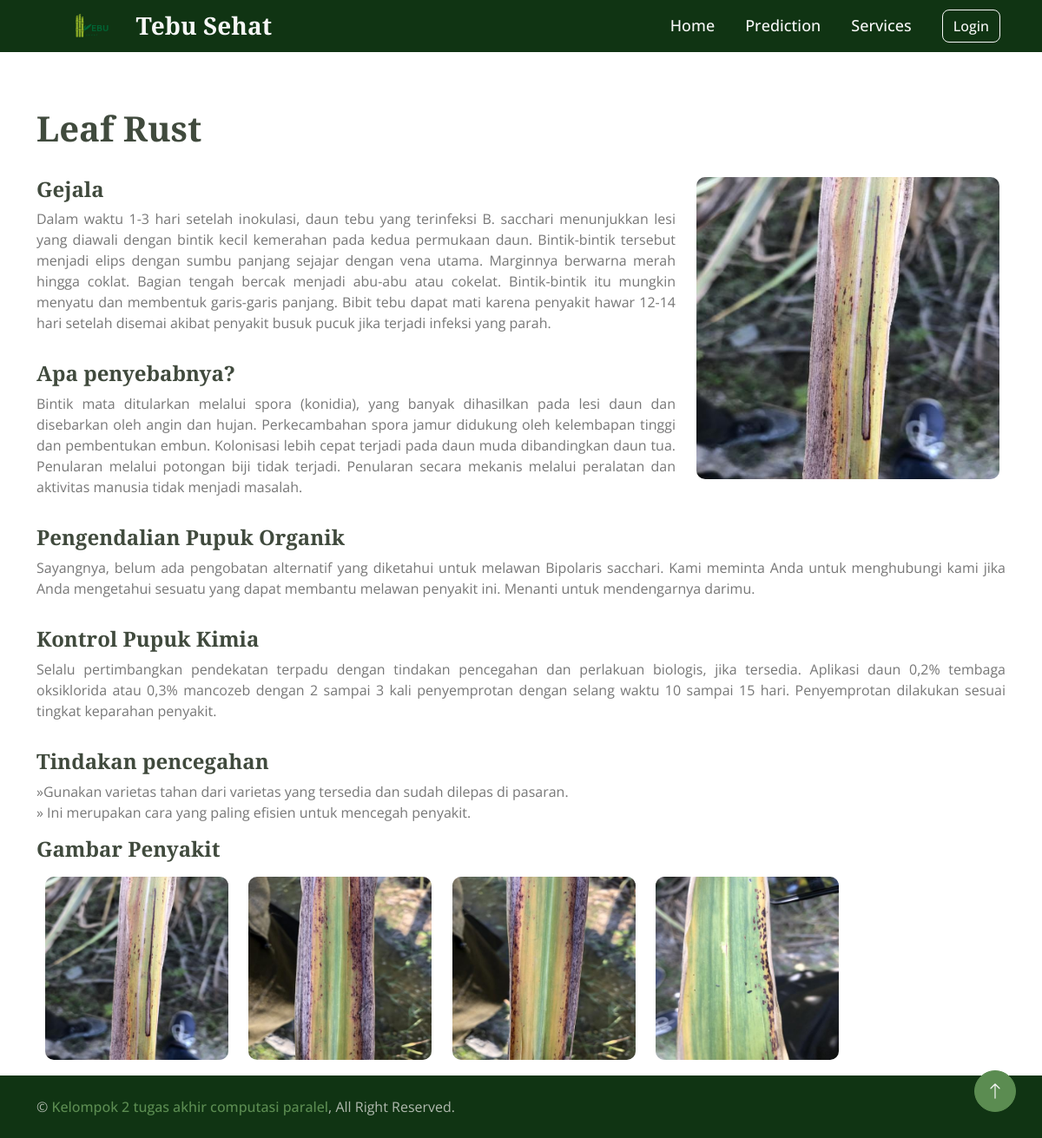
/disease_details/Leaf Rust/, run on the app's committed database.
### uploads/models.py (models this page shows, shortened)
class Treatment(models.Model):
    disease_name = (
        ('Bacterial Blight', 'Bacterial Blight'),
        ('Leaf Rust', 'Leaf Rust'),
        ('Leaf Spot', 'Leaf Spot'),
        ('Mite Insect', 'Mite Insect'),
        ('Red Rot', 'Red Rot'),
        ('Red Rust', 'Red Rust'),
        ('White Fly', 'White Fly'),
        ('Yellow Leaf Virus', 'Yellow Leaf Virus')
        )
    disease = models.CharField(max_length=200, null=True, choices=disease_name)
    symptoms = models.CharField(max_length=1000, null=True)
    caused = models.CharField(max_length=1000, null=True)
    organic_control = models.CharField(max_length=1000, null=True)
    chemical_control = models.CharField(max_length=1000, null=True)
    preventive_measures = models.CharField(max_length=1000, null=True)

### uploads/views.py (the view)
# urls.py: path('disease_details/<str:disease>/', views.disease_details, name='disease_details'),
def disease_details(request, disease):
    treatment = Treatment.objects.get(disease=disease)
    symptoms, caused, organic_control, chemical_control, preventive_measures = get_treatment(treatment)
    context = {
        'treatment': treatment,
        'symptoms': symptoms,
        'caused': caused,
        'organic_control': organic_control,
        'chemical_control': chemical_control,
        'preventive_measures': preventive_measures,
    }
    return render(request, 'disease_details.html', context)

### uploads/utils.py (called while the page is built)
def get_treatment(treatment):
    try:
        symptoms = treatment.symptoms
        caused = treatment.caused
        organic_control = treatment.organic_control
        chemical_control = treatment.chemical_control
        preventive_measures = treatment.preventive_measures
        preventive_measures = preventive_measures.split(".")
        return symptoms, caused, organic_control, chemical_control, preventive_measures
    except Exception as e:
        print(f"An error occurred while processing treatment data: {e}")

### templates/disease_details.html (shortened to what this page needs)
{% extends 'base.html' %}{% load static %}
{% block body %}
<div class="container mt-5">
    <h1 class="pt-3 ">{{ treatment.disease }}</h1>
    <br>
    <div class="row">
      <div class="col-lg-8">
        <h4>Gejala</h5>
        <p style="text-align: justify">{{symptoms }}</p>
        <h4 class="pt-3">Apa penyebabnya?</h5>
        <p style="text-align: justify">{{caused }}</p>
      </div>
      <div class="col-lg-4">
        {% if treatment.disease == 'Leaf Rust' %}
        <img class="img-fluid image_disease_page" src="{% static 'img/leaf_rust.jpg' %}" alt="">
        {% elif treatment.disease == 'Bacterial Blight' %}
        <img class="img-fluid image_disease_page" src="{% static 'img/Bacterial Blight.jpg' %}" alt="">
        {% elif treatment.disease == 'Mite Insect' %}
        <img class="img-fluid image_disease_page" src="{% static 'img/mite insect.jpg' %}" alt="">
        {% elif treatment.disease == 'Red Rot' %}
        <img class="img-fluid image_disease_page" src="{% static 'img/Red Rot.jpg' %}" alt="">
        {% elif treatment.disease == 'Leaf Spot' %}
        <img class="img-fluid image_disease_page" src="{% static 'img/Disease/leaf spot2.jpg' %}" alt="">
        {% elif treatment.disease == 'Yellow Leaf Virus' %}
        <img class="img-fluid image_disease_page" src="{% static 'img/Disease/Yellow Leaf Virus3.jpg' %}" alt="">
        {% elif treatment.disease == 'Red Rust' %}
        <img class="img-fluid image_disease_page" src="{% static 'img/Disease/Red_Rust1.jpg' %}" alt="">
        {% elif treatment.disease == 'White Fly' %}
        <img class="img-fluid image_disease_page" src="{% static 'img/Disease/white_fly3.jpg' %}" alt="">
        {% endif %}
      </div>
      <h4 class="pt-3">Pengendalian Pupuk Organik</h5>
        <p style="text-align: justify">{{organic_control }}</p>
        <h4 class="pt-3">Kontrol Pupuk Kimia</h5>
        <p style="text-align: justify">{{chemical_control }}</p>
        <h4 class="pt-3">Tindakan pencegahan</h5>
        {% for measure in preventive_measures %}
        <li class="treatment_li">{{ measure }}.</li>
        {% endfor %}
    </div>
        <h4 class="pt-3">Gambar Penyakit</h4>
        <div style=" max-width: 960px;">
        {% if treatment.disease == 'Leaf Rust' %}
            <img class="img-table-responsive disease_image " src="{% static 'img/leaf_rust.jpg' %}" alt="">
            <img class="img-table-responsive disease_image " src="{% static 'img/Disease/leaf_rust1.jpg' %}" alt="">
            <img class="img-table-responsive disease_image " src="{% static 'img/Disease/leaf_rust2.jpg' %}" alt="">
            <img class="img-table-responsive disease_image " src="{% static 'img/Disease/leaf_rust3.jpg' %}" alt="">
        {% endif %}
        </div>
    </div>
{% endblock body %}

### templates/base.html (shortened to what this page needs)
{% load static %}
<!DOCTYPE html>
<html lang="en">
  <head>
    <link
      href="https://cdnjs.cloudflare.com/ajax/libs/font-awesome/5.10.0/css/all.min.css"
      rel="stylesheet"
    />
    <link
      href="https://cdn.jsdelivr.net/npm/bootstrap-icons@1.4.1/font/bootstrap-icons.css"
      rel="stylesheet"
    />
    <link href="{% static 'lib/animate/animate.min.css' %}" rel="stylesheet" />
    <link
      href="{% static 'lib/owlcarousel/assets/owl.carousel.min.css' %}"
      rel="stylesheet"
    />
    <link href="{% static 'lib/lightbox/css/lightbox.min.css' %}" rel="stylesheet" />
    <link rel="stylesheet" href="https://cdn.plyr.io/3.6.8/plyr.css" />
    <link href="{% static 'css/bootstrap.min.css' %}" rel="stylesheet" />
    <link href="{% static 'css/style.css' %}" rel="stylesheet" />
    <link href="{% static 'css/style1.css' %}" rel="stylesheet" />
  </head>
  <body>
    <nav
      class="navbar navbar-expand-lg navbar-dark sticky-top px-4 px-lg-5"
      style="background: rgb(16 52 19)"
    >
      <a
      href="/"
      class="navbar-brand d-flex align-items-center navbar-logo"
      style=""
    >
      <img
        src="{% static '/img/logo.png' %}"
        class=""
        width="50"
        style="padding: 0%; margin: 0%"
        alt=""
      />
        <h3 class="m-0 navbar-crop text-light" style="">Tebu Sehat</h3>
      </a>
      <div class="collapse navbar-collapse" id="navbarCollapse">
        <div class="navbar-nav ms-auto p-4 p-lg-0">
          <a href="/" class="nav-item nav-link text-light {% if request.path == '/' %}current{% endif %}">Home</a>
          <a href="{% url 'prediction' %}" class="nav-item nav-link text-light ">Prediction</a>
          <a href="{% url 'service' %}" class="nav-item nav-link text-light {% if request.path == '/service' %}current{% endif %}">Services</a>
      </div>
      {% if authenticate %}
      <div class="dropdown text-center" style="padding-right: 3em">
        <button class="btn dropdown-toggle">
          {% if user.Profile.avatar %}
          <img class="rounded-circle rounded-circle_profile" width="40px" src="{{ user.Profile.avatar.url }}" />
          {% else %}
          <img class="rounded-circle rounded-circle_profile" width="40px" src="{% static '/img/default.png' %}" />
          {% endif %}
        </button>
        <div class="dropdown-menu" aria-labelledby="dropdownMenuButton">
          <a class="dropdown-item" href="{% url 'user' %}">Profile Setting</a>
          <a class="dropdown-item" href="{% url 'logout_Page' %}">Log Out</a>
        </div>
      </div>
      {% else %}
      <div class="text-center">
        <a class="btn btn-outline-light my-2 my-sm-0 " href="{% url 'signin' %}">Login</a>
      </div>
      {% endif %}
    </nav>
    {% block body%}{%endblock body%}
    <div
      class="container-fluid footer mt-2 py-4 wow fadeIn"
      style="background: rgb(16 52 19)"
      data-wow-delay="0.1s"
    > <div class="container">  <div class="col-md-6 text-center text-md-start mb-3 mb-md-0">
      &copy; <a class="fw-semi-bold" href="#">Kelompok 2 tugas akhir computasi paralel</a>, All Right
      Reserved.
    </div></div>
  </div>
    <a
      href="#"
      class="btn btn-lg btn-primary btn-lg-square rounded-circle back-to-top"
      ><i class="bi bi-arrow-up"></i
    ></a>
  </body>
</html>

### static/css/style.css (style rules this page uses)
.container { overflow-x: hidden; }
:root { --primary: #5b8c51; --secondary: #869183; --light: #f7f7f7; --dark: #404a3d; }
.back-to-top { position: fixed; display: none; right: 30px; bottom: 30px; z-index: 99; }
.fw-semi-bold { font-weight: 500 !important; }
.btn { transition: 0.5s; font-weight: 500; }
.btn-primary, .btn-outline-primary:hover { color: var(--light); }
.btn-lg-square { width: 48px; height: 48px; }
.btn-square, .btn-sm-square, .btn-lg-square { padding: 0; display: flex; align-items: center; justify-content: center; font-weight: normal; }
.navbar.sticky-top { top: -100px; transition: 0.5s; }
.navbar .navbar-nav .nav-link { margin-right: 35px; padding: 4px 0; color: var(--dark); font-size: 18px; font-weight: 500; outline: none; }
@media (min-width: 450px) { .navbar-crop { padding-left: 1.65rem; padding-right: 0.65rem; } }
@media (min-width: 450px) { .navbar-logo { padding-left: 2rem; } }
.disease_image { display: inline-block; max-width: 98%; height: auto; width: 22%; margin: 1%; border-radius: 10px; }
.image_disease_page { display: block; max-width: 100%; height: auto; width: 98%; border-radius: 10px; }

### static/css/style1.css (style rules this page uses)
.footer { color: #b0b9ae; }
.treatment_li { list-style: none; }
.treatment_li::before { content: "\00BB"; }

### data on the page
Treatment: disease "Leaf Rust", symptoms "Dalam waktu 1-3 hari setelah inokulasi, daun tebu yang terinfeksi B. sacchari menunjukkan lesi yang diawali dengan bintik kecil kemerahan pada kedua permukaan daun. Bintik-bintik tersebut menjadi elips dengan sumbu panjang sejajar dengan vena utama. Marginnya berwarna merah hingga coklat. Bagian tengah bercak menjadi abu-abu atau cokelat. Bintik-bintik itu mungkin menyatu dan membentuk garis-garis panjang. Bibit tebu dapat mati karena penyakit hawar 12-14 hari setelah disemai akibat penyakit busuk pucuk jika terjadi infeksi yang parah.", caused "Bintik mata ditularkan melalui spora (konidia), yang banyak dihasilkan pada lesi daun dan disebarkan oleh angin dan hujan. Perkecambahan spora jamur didukung oleh kelembapan tinggi dan pembentukan embun. Kolonisasi lebih cepat terjadi pada daun muda dibandingkan daun tua. Penularan melalui potongan biji tidak terjadi. Penularan secara mekanis melalui peralatan dan aktivitas manusia tidak menjadi masalah.", organic_control "Sayangnya, belum ada pengobatan alternatif yang diketahui untuk melawan Bipolaris sacchari. Kami meminta Anda untuk menghubungi kami jika Anda mengetahui sesuatu yang dapat membantu melawan penyakit ini. Menanti untuk mendengarnya darimu.", chemical_control "Selalu pertimbangkan pendekatan terpadu dengan tindakan pencegahan dan perlakuan biologis, jika tersedia. Aplikasi daun 0,2% tembaga oksiklorida atau 0,3% mancozeb dengan 2 sampai 3 kali penyemprotan dengan selang waktu 10 sampai 15 hari. Penyemprotan dilakukan sesuai tingkat keparahan penyakit."

### other printed values
{{ measure }} "Gunakan varietas tahan dari varietas yang tersedia dan sudah dilepas di pasaran" "Ini merupakan cara yang paling efisien untuk mencegah penyakit"
